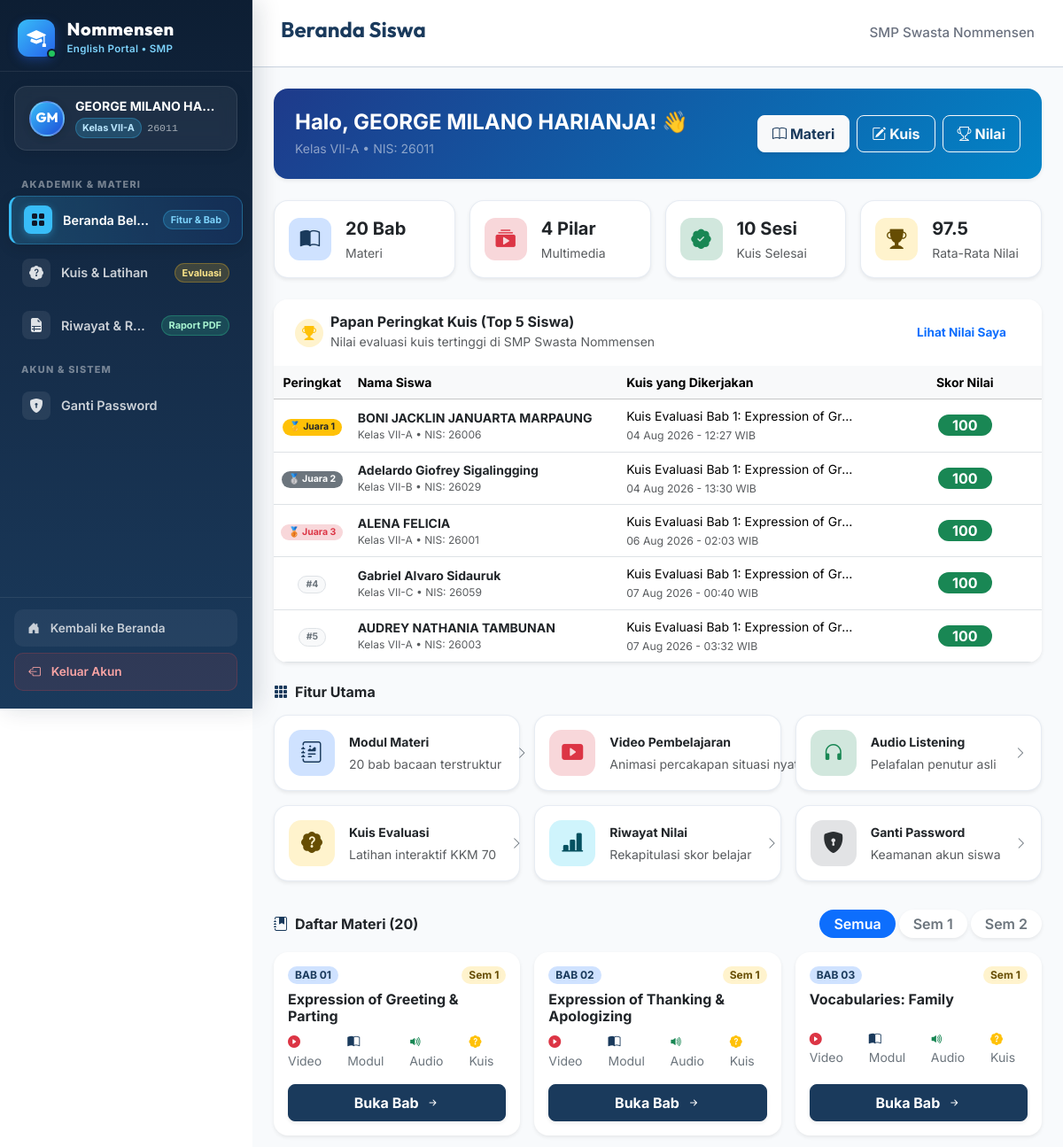
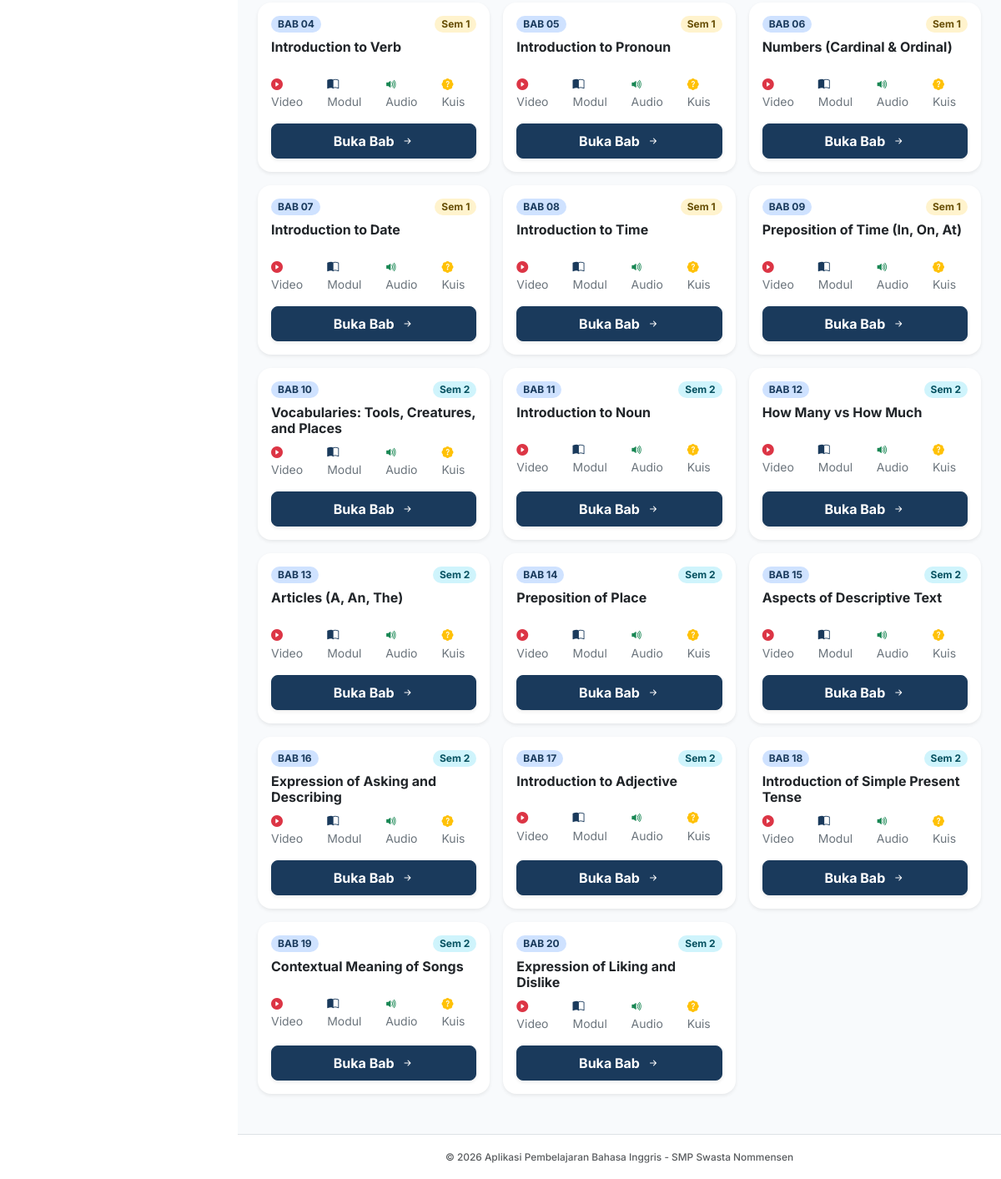
Page /siswa/menu.php (signed in) on the committed database (2 pictures, top to bottom).
### tables this page shows
CREATE TABLE `tb_hasil` (
  `id_hasil` int(11) NOT NULL AUTO_INCREMENT,
  `id_siswa` int(11) NOT NULL,
  `id_kuis` int(11) NOT NULL,
  `skor` int(11) NOT NULL,
  `jumlah_benar` int(11) NOT NULL,
  `jumlah_salah` int(11) NOT NULL,
  `waktu_selesai` timestamp NOT NULL DEFAULT current_timestamp(),
  PRIMARY KEY (`id_hasil`),
  KEY `id_siswa` (`id_siswa`),
  KEY `id_kuis` (`id_kuis`),
  CONSTRAINT `tb_hasil_ibfk_1` FOREIGN KEY (`id_siswa`) REFERENCES `tb_siswa` (`id_siswa`) ON DELETE CASCADE,
  CONSTRAINT `tb_hasil_ibfk_2` FOREIGN KEY (`id_kuis`) REFERENCES `tb_kuis` (`id_kuis`) ON DELETE CASCADE
);

CREATE TABLE `tb_siswa` (
  `id_siswa` int(11) NOT NULL AUTO_INCREMENT,
  `nis` varchar(20) NOT NULL,
  `nisn` varchar(20) DEFAULT NULL,
  `nama_siswa` varchar(100) NOT NULL,
  `password` varchar(255) NOT NULL,
  `kelas` varchar(50) NOT NULL,
  `last_login` datetime DEFAULT NULL,
  `created_at` timestamp NOT NULL DEFAULT current_timestamp(),
  PRIMARY KEY (`id_siswa`),
  UNIQUE KEY `nis` (`nis`),
  UNIQUE KEY `nisn` (`nisn`)
);

CREATE TABLE `tb_kuis` (
  `id_kuis` int(11) NOT NULL AUTO_INCREMENT,
  `judul_kuis` varchar(150) NOT NULL,
  `kategori_materi` varchar(50) NOT NULL,
  `waktu_pengerjaan` int(11) NOT NULL,
  `id_materi` int(11) DEFAULT NULL,
  `nilai_lulus` int(11) DEFAULT 70,
  `created_at` timestamp NOT NULL DEFAULT current_timestamp(),
  `id_guru` int(11) DEFAULT NULL,
  PRIMARY KEY (`id_kuis`),
  KEY `id_guru` (`id_guru`),
  KEY `id_materi` (`id_materi`),
  CONSTRAINT `tb_kuis_ibfk_1` FOREIGN KEY (`id_guru`) REFERENCES `tb_guru` (`id_guru`) ON DELETE SET NULL,
  CONSTRAINT `tb_kuis_ibfk_2` FOREIGN KEY (`id_materi`) REFERENCES `tb_materi` (`id_materi`) ON DELETE SET NULL
);

CREATE TABLE `tb_materi` (
  `id_materi` int(11) NOT NULL AUTO_INCREMENT,
  `kategori` varchar(50) NOT NULL,
  `semester` tinyint(1) NOT NULL DEFAULT 1,
  `urutan` int(11) NOT NULL DEFAULT 1,
  `judul_materi` varchar(150) NOT NULL,
  `ringkasan` text DEFAULT NULL,
  `konten_teks` text DEFAULT NULL,
  `created_at` timestamp NOT NULL DEFAULT current_timestamp(),
  `id_guru` int(11) DEFAULT NULL,
  PRIMARY KEY (`id_materi`),
  KEY `id_guru` (`id_guru`),
  CONSTRAINT `tb_materi_ibfk_1` FOREIGN KEY (`id_guru`) REFERENCES `tb_guru` (`id_guru`) ON DELETE SET NULL
);

### siswa/menu.php (the view, shortened to what the rows shown need)
<?php
require_once '../config.php';
$id_siswa = $_SESSION['siswa_id'] ?? 0;
$filter_sem = isset($_GET['semester']) ? intval($_GET['semester']) : 0;
$sql = "
    SELECT m.*, v.file_video, k.id_kuis
    FROM tb_materi m
    LEFT JOIN tb_video v ON m.id_materi = v.id_materi
    LEFT JOIN tb_kuis k ON m.id_materi = k.id_materi
";
$sql .= " ORDER BY m.urutan ASC";
$stmt = $pdo->prepare($sql);
if ($filter_sem === 1 || $filter_sem === 2) {
    $stmt->execute(['sem' => $filter_sem]);
} else {
    $stmt->execute();
}
$materi_list = $stmt->fetchAll();
$total_all = $pdo->query("SELECT COUNT(*) FROM tb_materi")->fetchColumn();
try {
    $stmt_lead = $pdo->query("
        SELECT h.*, s.nama_siswa, s.nis, s.kelas, k.judul_kuis
        FROM tb_hasil h
        JOIN tb_siswa s ON h.id_siswa = s.id_siswa
        JOIN tb_kuis k ON h.id_kuis = k.id_kuis
        WHERE s.kelas LIKE 'VII-%'
        ORDER BY h.skor DESC, h.jumlah_benar DESC, h.waktu_selesai ASC
        LIMIT 5
    ");
    $top_leaderboard = $stmt_lead->fetchAll();
} catch (PDOException $e) {
    $top_leaderboard = [];
}
require_once '../includes/header.php';
require_once '../includes/sidebar.php';
?>
<main class="siswa-main">
    <header class="siswa-header">
        <h1>Beranda Siswa</h1>
    </header>
    <div class="siswa-content container-fluid px-3 px-md-4 py-4">
        <div class="card border-0 shadow-sm rounded-4 mb-4 text-white overflow-hidden" style="background: linear-gradient(135deg, #1e3a8a 0%, #0284c7 100%);">
            <div class="card-body p-4">
                <div class="d-flex flex-column flex-md-row align-items-md-center justify-content-between gap-3">
                    <div>
                        <h2 class="h4 fw-bold text-white mb-1">
                            Halo, <?= htmlspecialchars($_SESSION['siswa_nama']) ?>! 👋
                        </h2>
                    </div>
                </div>
            </div>
        </div>
        <?php if (!empty($top_leaderboard)): ?>
        <div class="card border-0 shadow-sm rounded-4 mb-4 bg-white overflow-hidden">
            <div class="card-body p-0">
                <div class="table-responsive">
                    <table class="table table-hover align-middle mb-0 small">
                        <thead class="table-light">
                            <tr>
                                <th style="width: 10%; text-align: center;">Peringkat</th>
                                <th style="width: 35%;">Nama Siswa</th>
                                <th style="width: 35%;">Kuis yang Dikerjakan</th>
                                <th style="width: 20%; text-align: center;">Skor Nilai</th>
                            </tr>
                        </thead>
                        <tbody>
                            <?php foreach ($top_leaderboard as $idx => $lead): ?>
                                <?php
                                $pos = $idx + 1;
                                $medal = $pos === 1 ? '🥇 Juara 1' : ($pos === 2 ? '🥈 Juara 2' : ($pos === 3 ? '🥉 Juara 3' : '#' . $pos));
                                $is_me = ($lead['id_siswa'] == $id_siswa);
                                ?>
                                <tr class="<?= $is_me ? 'table-primary-subtle fw-bold' : '' ?>">
                                    <td style="text-align: center;">
                                        <span class="badge <?= $pos === 1 ? 'bg-warning text-dark' : ($pos === 2 ? 'bg-secondary text-white' : ($pos === 3 ? 'bg-danger-subtle text-danger' : 'bg-light text-secondary border')) ?> rounded-pill px-2 py-1">
                                            <?= $medal ?>
                                        </span>
                                    </td>
                                    <td>
                                        <div class="fw-bold text-dark">
                                            <?= htmlspecialchars($lead['nama_siswa']) ?>
                                        </div>
                                        <div class="text-muted" style="font-size: 0.75rem;">
                                            Kelas <?= htmlspecialchars($lead['kelas']) ?> &bull; NIS: <?= htmlspecialchars($lead['nis']) ?>
                                        </div>
                                    </td>
                                    <td>
                                        <div class="text-truncate" style="max-width: 260px;" title="<?= htmlspecialchars($lead['judul_kuis']) ?>">
                                            <?= htmlspecialchars($lead['judul_kuis']) ?>
                                        </div>
                                        <small class="text-muted"><?= date('d M Y - H:i', strtotime($lead['waktu_selesai'])) ?> WIB</small>
                                    </td>
                                    <td style="text-align: center;">
                                        <span class="badge <?= $lead['skor'] >= 70 ? 'bg-success text-white' : 'bg-primary text-white' ?> fs-6 px-3 py-1 rounded-pill">
                                            <?= $lead['skor'] ?>
                                        </span>
                                    </td>
                                </tr>
                            <?php endforeach; ?>
                        </tbody>
                    </table>
                </div>
            </div>
        </div>
        <?php endif; ?>
        <div class="mb-4">
            <h2 class="h6 fw-bold text-dark mb-3 d-flex align-items-center gap-2">
                <i class="bi bi-grid-3x3-gap-fill text-primary"></i>
                <span>Fitur Utama</span>
            </h2>
        </div>
        <div class="mb-4 pt-2" id="daftar-materi">
            <div class="d-flex align-items-center justify-content-between flex-wrap gap-2 mb-3">
                <h2 class="h6 fw-bold text-dark mb-0 d-flex align-items-center gap-2">
                    <i class="bi bi-journal-bookmark-fill text-primary"></i>
                    <span>Daftar Materi (<?= $total_all ?>)</span>
                </h2>
            </div>
            <?php if (empty($materi_list)): ?>
                <div class="alert alert-light border border-dashed rounded-4 p-4 text-center text-muted shadow-sm">
                    Belum ada materi untuk semester ini.
                </div>
            <?php else: ?>
                <div class="row row-cols-1 row-cols-md-2 row-cols-xl-3 g-3">
                    <?php foreach ($materi_list as $m): ?>
                        <div class="col">
                            <div class="card h-100 border-0 shadow-sm rounded-4 bg-white p-3 d-flex flex-column justify-content-between">
                                <div>
                                    <div class="d-flex justify-content-between align-items-center mb-2">
                                        <span class="badge bg-primary-subtle text-primary fw-bold rounded-pill px-2 py-1 small">
                                            BAB <?= sprintf("%02d", $m['urutan']) ?>
                                        </span>
                                        <span class="badge <?= $m['semester'] == 1 ? 'bg-warning-subtle text-warning-emphasis' : 'bg-info-subtle text-info-emphasis' ?> rounded-pill px-2 py-1 small">
                                            Sem <?= htmlspecialchars($m['semester']) ?>
                                        </span>
                                    </div>
                                    <h3 class="h6 fw-bold text-dark mb-2" style="min-height: 2.2rem;">
                                        <?= htmlspecialchars($m['judul_materi']) ?>
                                    </h3>
                                    <div class="d-flex align-items-center gap-3 text-secondary small mb-3">
                                        <span title="Tersedia Video"><i class="bi bi-play-circle-fill text-danger me-1"></i>Video</span>
                                        <span title="Tersedia Modul"><i class="bi bi-book-half text-primary me-1"></i>Modul</span>
                                        <span title="Tersedia Audio"><i class="bi bi-volume-up-fill text-success me-1"></i>Audio</span>
                                        <span title="Tersedia Kuis"><i class="bi bi-patch-question-fill text-warning me-1"></i>Kuis</span>
                                    </div>
                                </div>
                                <a href="materi_detail.php?id=<?= $m['id_materi'] ?>" class="btn btn-primary w-100 rounded-3 fw-bold py-2 small shadow-sm d-flex align-items-center justify-content-center gap-2">
                                    <span>Buka Bab</span>
                                    <i class="bi bi-arrow-right-short"></i>
                                </a>
                            </div>
                        </div>
                    <?php endforeach; ?>
                </div>
            <?php endif; ?>
        </div>
    </div>
<?php require_once '../includes/footer.php'; ?>

### rows in the picture
tb_hasil: medal "🥇 Juara 1", id_siswa.nama_siswa "BONI JACKLIN JANUARTA MARPAUNG", id_siswa.kelas "VII-A", id_siswa.nis "26006", id_kuis.judul_kuis "Kuis Evaluasi Bab 1: Expression of Gr…", waktu_selesai "04 Aug 2026 - 12:27", skor "100"
tb_hasil: medal "🥈 Juara 2", id_siswa.nama_siswa "Adelardo Giofrey Sigalingging", id_siswa.kelas "VII-B", id_siswa.nis "26029", id_kuis.judul_kuis "Kuis Evaluasi Bab 1: Expression of Gr…", waktu_selesai "04 Aug 2026 - 13:30", skor "100"
tb_hasil: medal "🥉 Juara 3", id_siswa.nama_siswa "ALENA FELICIA", id_siswa.kelas "VII-A", id_siswa.nis "26001", id_kuis.judul_kuis "Kuis Evaluasi Bab 1: Expression of Gr…", waktu_selesai "06 Aug 2026 - 02:03", skor "100"
tb_hasil: medal "#4", id_siswa.nama_siswa "Gabriel Alvaro Sidauruk", id_siswa.kelas "VII-C", id_siswa.nis "26059", id_kuis.judul_kuis "Kuis Evaluasi Bab 1: Expression of Gr…", waktu_selesai "07 Aug 2026 - 00:40", skor "100"
tb_hasil: medal "#5", id_siswa.nama_siswa "AUDREY NATHANIA TAMBUNAN", id_siswa.kelas "VII-A", id_siswa.nis "26003", id_kuis.judul_kuis "Kuis Evaluasi Bab 1: Expression of Gr…", waktu_selesai "07 Aug 2026 - 03:32", skor "100"
tb_materi: urutan "01", semester "1", judul_materi "Expression of Greeting & Parting"
tb_materi: urutan "02", semester "1", judul_materi "Expression of Thanking & Apologizing"
tb_materi: urutan "03", semester "1", judul_materi "Vocabularies: Family"
tb_materi: urutan "04", semester "1", judul_materi "Introduction to Verb"
tb_materi: urutan "05", semester "1", judul_materi "Introduction to Pronoun"
tb_materi: urutan "06", semester "1", judul_materi "Numbers (Cardinal & Ordinal)"
tb_materi: urutan "07", semester "1", judul_materi "Introduction to Date"
tb_materi: urutan "08", semester "1", judul_materi "Introduction to Time"
tb_materi: urutan "09", semester "1", judul_materi "Preposition of Time (In, On, At)"
tb_materi: urutan "10", semester "2", judul_materi "Vocabularies: Tools, Creatures, and Places"
tb_materi: urutan "11", semester "2", judul_materi "Introduction to Noun"
tb_materi: urutan "12", semester "2", judul_materi "How Many vs How Much"
tb_materi: urutan "13", semester "2", judul_materi "Articles (A, An, The)"
tb_materi: urutan "14", semester "2", judul_materi "Preposition of Place"
tb_materi: urutan "15", semester "2", judul_materi "Aspects of Descriptive Text"
tb_materi: urutan "16", semester "2", judul_materi "Expression of Asking and Describing"
tb_materi: urutan "17", semester "2", judul_materi "Introduction to Adjective"
tb_materi: urutan "18", semester "2", judul_materi "Introduction of Simple Present Tense"
tb_materi: urutan "19", semester "2", judul_materi "Contextual Meaning of Songs"
tb_materi: urutan "20", semester "2", judul_materi "Expression of Liking and Dislike"

### other values in the picture
$initials "GM"
$nama_siswa "GEORGE MILANO HA…"
$kelas_siswa "VII-A"
$nis_siswa "26011"
$_SESSION['siswa_nama'] "GEORGE MILANO HARIANJA"
$_SESSION['siswa_kelas'] "VII-A"
$_SESSION['siswa_nis'] "26011"
$total_all "20"
$total_kuis_selesai "10"
$rata_rata_skor "97.5"
